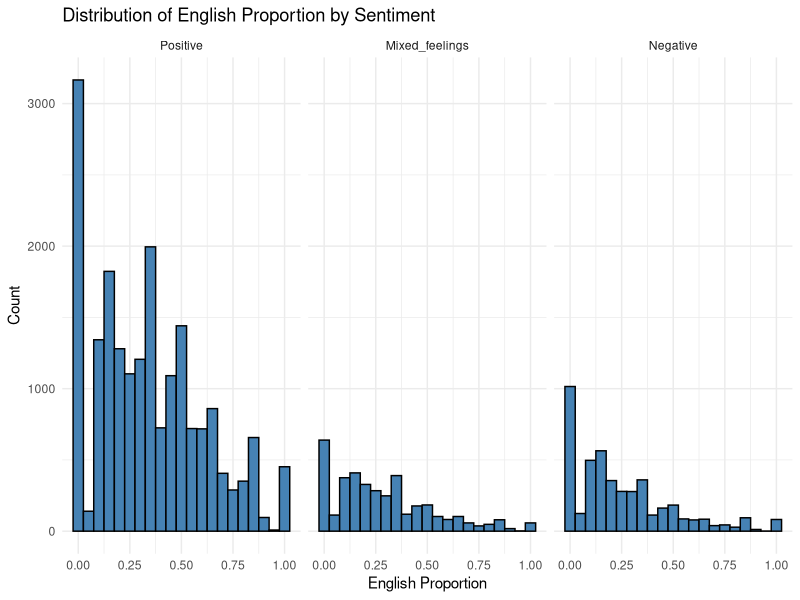
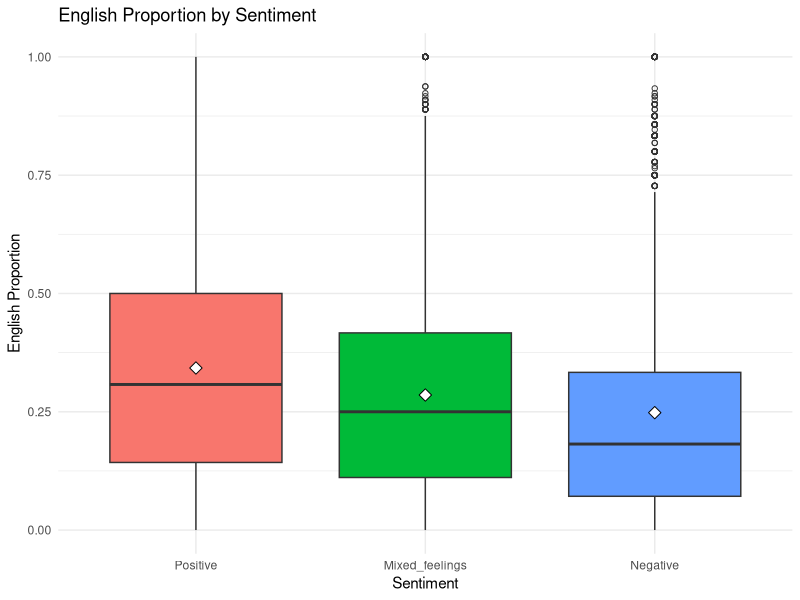
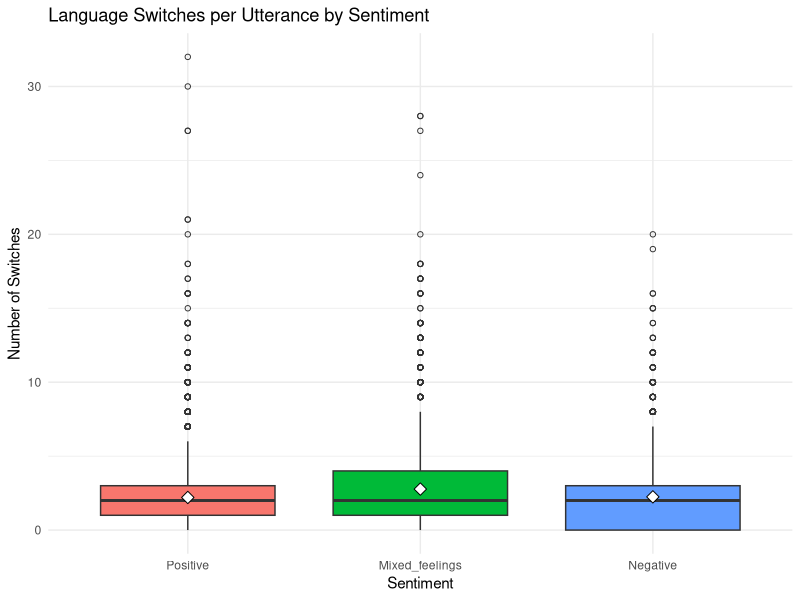
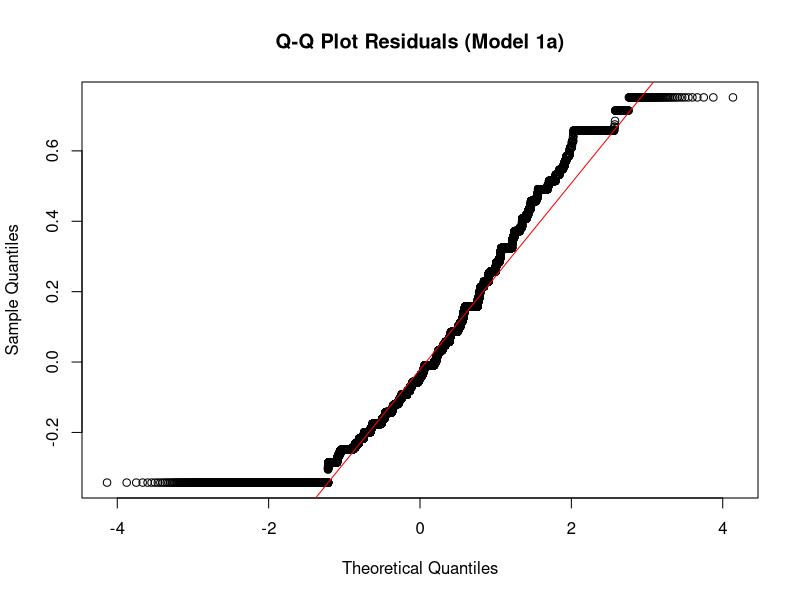
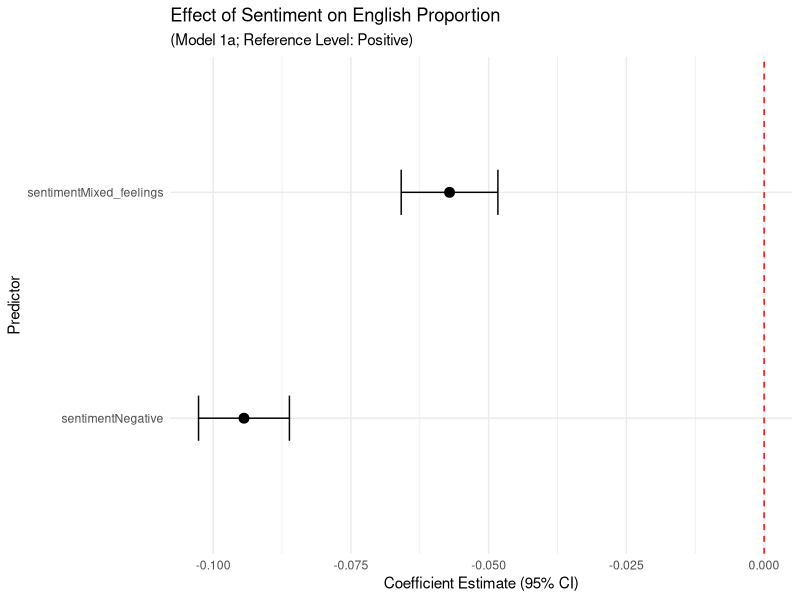
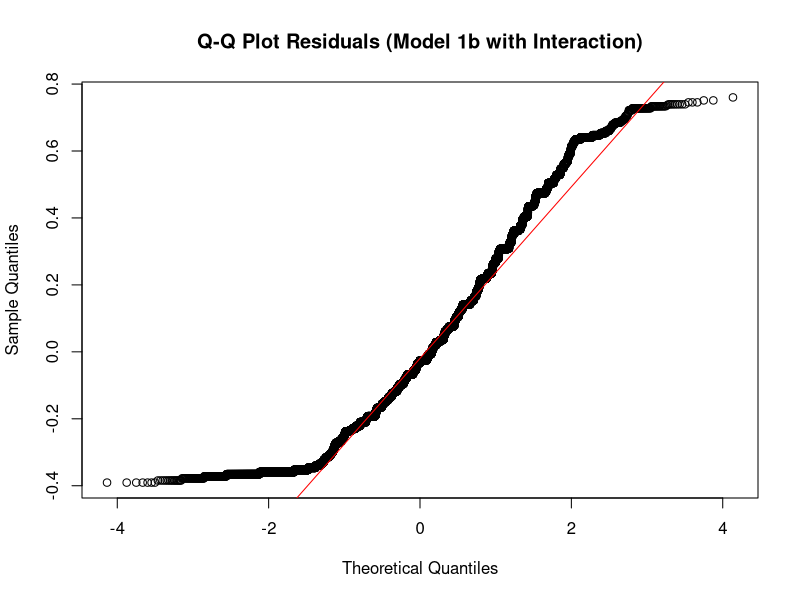
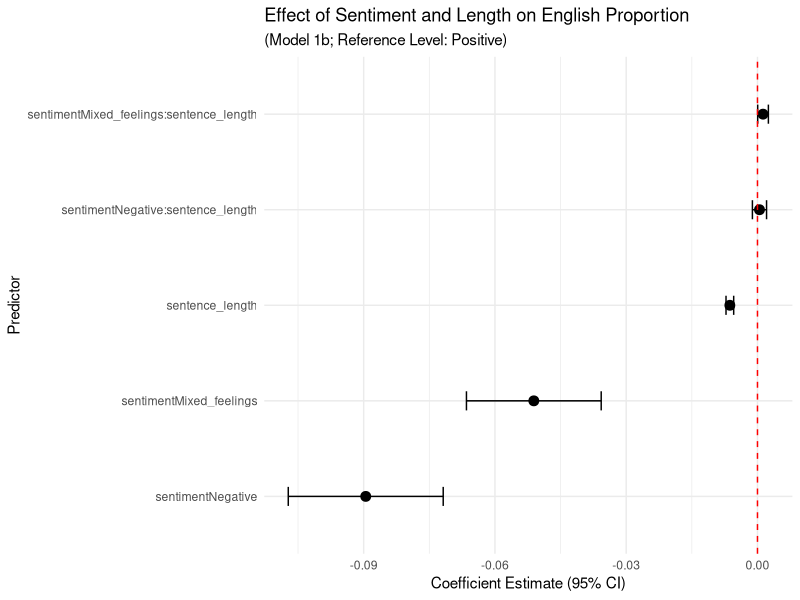
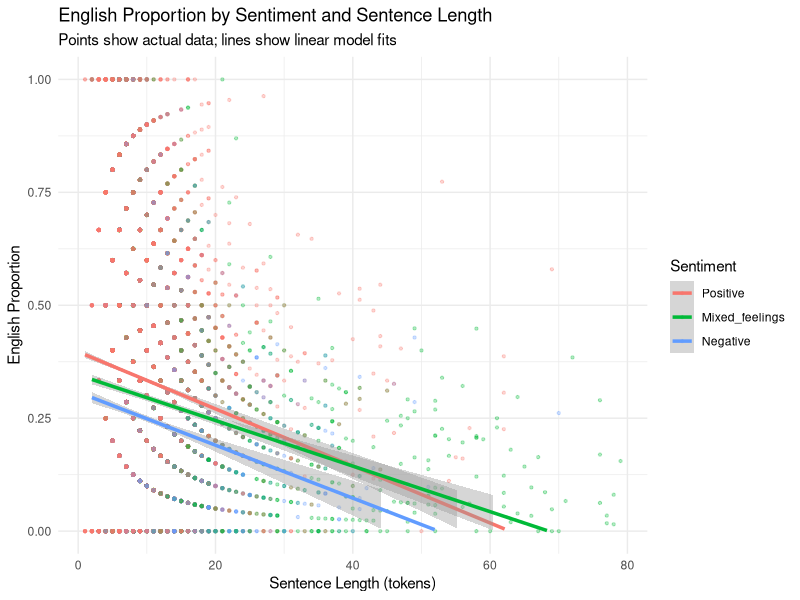

Source code (R) for these figures, in order:
## ---- chunk 1
library(tidyverse)
library(broom)
library(car)

# Import data
cs_data <- read.csv("entacs_data_complete.csv", stringsAsFactors = FALSE)

# Convert sentiment to factor with Positive as reference level
cs_data$sentiment <- factor(cs_data$sentiment, 
                            levels = c("Positive", "Mixed_feelings", "Negative", "unknown"))

# Check structure
summary(cs_data)
## ---- chunk 2
# Sentiment distribution
table(cs_data$sentiment)

# Overall proportions
cat("Overall NA proportion:", mean(cs_data$na_proportion), "\n")
cat("Overall English proportion:", mean(cs_data$en_proportion), "\n")
cat("Overall Tamil proportion:", mean(cs_data$ta_proportion), "\n")
cat("Overall switches per sentence:", mean(cs_data$num_switches), "\n")
## ---- chunk 3
# Create filtered dataset for main analysis
cs_main <- cs_data %>%
  filter(sentiment %in% c("Positive", "Mixed_feelings", "Negative"))

# Re-level factor to drop unused level
cs_main$sentiment <- droplevels(cs_main$sentiment)

# Summary of filtered data
cat("Sentences in main analysis:", nrow(cs_main), "\n")
table(cs_main$sentiment)
## ---- chunk 4
ggplot(cs_main, aes(x = en_proportion)) +
  geom_histogram(binwidth = 0.05, fill = "steelblue", color = "black") +
  facet_wrap(~sentiment) +
  labs(title = "Distribution of English Proportion by Sentiment",
       x = "English Proportion", y = "Count") +
  theme_minimal()
## ---- chunk 5
ggplot(cs_main, aes(x = sentiment, y = en_proportion, fill = sentiment)) +
  geom_boxplot(outlier.shape = 1) +
  stat_summary(fun = mean, geom = "point", shape = 23, size = 3, fill = "white") +
  ylim(0, 1) +  # Show full scale from 0 to 1
  labs(title = "English Proportion by Sentiment",
       x = "Sentiment", y = "English Proportion") +
  theme_minimal() +
  theme(legend.position = "none")

# Summary statistics
cs_main %>%
  group_by(sentiment) %>%
  summarise(
    n = n(),
    mean_en = mean(en_proportion),
    sd_en = sd(en_proportion),
    median_en = median(en_proportion)
  )
## ---- chunk 6
ggplot(cs_main, aes(x = sentiment, y = num_switches, fill = sentiment)) +
  geom_boxplot(outlier.shape = 1) +
  stat_summary(fun = mean, geom = "point", shape = 23, size = 3, fill = "white") +
  coord_cartesian(ylim = c(0, max(cs_main$num_switches))) +  # Show all data including outliers
  labs(title = "Language Switches per Utterance by Sentiment",
       x = "Sentiment", y = "Number of Switches") +
  theme_minimal() +
  theme(legend.position = "none")

# Summary statistics
cs_main %>%
  group_by(sentiment) %>%
  summarise(
    n = n(),
    mean_switches = mean(num_switches),
    sd_switches = sd(num_switches),
    median_switches = median(num_switches)
  )
## ---- chunk 7
# Model 1a: English proportion predicted by sentiment
model1a <- lm(en_proportion ~ sentiment, data = cs_main)
summary(model1a)
## ---- chunk 8
# Q-Q plot to check normality of residuals
qqnorm(resid(model1a), main = "Q-Q Plot Residuals (Model 1a)")
qqline(resid(model1a), col = "red")
## ---- chunk 9
# Extract coefficients
model1a_coefs <- tidy(model1a, conf.int = TRUE) %>%
  filter(term != "(Intercept)") %>%
  arrange(estimate) %>%
  mutate(term = factor(term, levels = term))

# Dot-and-whiskers plot
ggplot(model1a_coefs, aes(x = term, y = estimate)) +
  geom_point(size = 3) +
  geom_errorbar(aes(ymin = conf.low, ymax = conf.high), width = 0.2) +
  geom_hline(yintercept = 0, linetype = "dashed", color = "red") +
  coord_flip() +
  labs(title = "Effect of Sentiment on English Proportion",
       subtitle = "(Model 1a; Reference Level: Positive)",
       x = "Predictor", y = "Coefficient Estimate (95% CI)") +
  theme_minimal()
## ---- chunk 10
# Model fit
cat("R-squared:", summary(model1a)$r.squared, "\n")
cat("Adjusted R-squared:", summary(model1a)$adj.r.squared, "\n\n")
## ---- chunk 11
# Model 1b: English proportion predicted by sentiment, sentence length, and their interaction
model1b <- lm(en_proportion ~ sentiment * sentence_length, data = cs_main)
summary(model1b)
## ---- chunk 12
# Q-Q plot for model with interaction
qqnorm(resid(model1b), main = "Q-Q Plot Residuals (Model 1b with Interaction)")
qqline(resid(model1b), col = "red")
## ---- chunk 13
# Extract coefficients from interaction model
model1b_coefs <- tidy(model1b, conf.int = TRUE) %>%
  filter(term != "(Intercept)") %>%
  arrange(estimate) %>%
  mutate(term = factor(term, levels = term))

# Dot-and-whiskers plot
ggplot(model1b_coefs, aes(x = term, y = estimate)) +
  geom_point(size = 3) +
  geom_errorbar(aes(ymin = conf.low, ymax = conf.high), width = 0.2) +
  geom_hline(yintercept = 0, linetype = "dashed", color = "red") +
  coord_flip() +
  labs(title = "Effect of Sentiment and Length on English Proportion",
       subtitle = "(Model 1b; Reference Level: Positive)",
       x = "Predictor", y = "Coefficient Estimate (95% CI)") +
  theme_minimal()
## ---- chunk 14
# Compare models with ANOVA
anova(model1a, model1b)

# Compare R-squared values
cat("Model 1a R-squared:", summary(model1a)$r.squared, "\n")
cat("Model 1b (with interaction) R-squared:", summary(model1b)$r.squared, "\n")
## ---- chunk 15
# Plot actual data points with fitted regression lines
ggplot(cs_main, aes(x = sentence_length, y = en_proportion, color = sentiment)) +
  geom_point(alpha = 0.3, size = 0.8) +  # Actual data points
  geom_smooth(method = "lm", se = TRUE, linewidth = 1.2) +  # Fitted lines with confidence bands
  ylim(0, 1) +
  labs(title = "English Proportion by Sentiment and Sentence Length",
       subtitle = "Points show actual data; lines show linear model fits",
       x = "Sentence Length (tokens)", 
       y = "English Proportion",
       color = "Sentiment") +
  theme_minimal()
## ---- chunk 16
# Model 2a: Number of language switches per utterance predicted by sentiment
model2a <- lm(num_switches ~ sentiment, data = cs_main)
summary(model2a)
## ---- chunk 17
# Q-Q plot to check normality of residuals
qqnorm(resid(model2a), main = "Q-Q Plot Residuals (Model 2a)")
qqline(resid(model2a), col = "red")
## ---- chunk 18
# Extract coefficients
model2a_coefs <- tidy(model2a, conf.int = TRUE) %>%
  filter(term != "(Intercept)") %>%
  arrange(estimate) %>%
  mutate(term = factor(term, levels = term))

# Dot-and-whiskers plot
ggplot(model2a_coefs, aes(x = term, y = estimate)) +
  geom_point(size = 3) +
  geom_errorbar(aes(ymin = conf.low, ymax = conf.high), width = 0.2) +
  geom_hline(yintercept = 0, linetype = "dashed", color = "red") +
  coord_flip() +
  labs(title = "Effect of Sentiment on Language Switches",
       subtitle = "(Model 2a; Reference: Positive sentiment)",
       x = "Predictor", y = "Coefficient Estimate (95% CI)") +
  theme_minimal()
## ---- chunk 19
# Model fit
cat("R-squared:", summary(model2a)$r.squared, "\n")
cat("Adjusted R-squared:", summary(model2a)$adj.r.squared, "\n\n")
## ---- chunk 20
# Model 2b: Switches predicted by sentiment, sentence length, and their interaction
model2b <- lm(num_switches ~ sentiment * sentence_length, data = cs_main)
summary(model2b)
## ---- chunk 21
# Q-Q plot for model with interaction term
qqnorm(resid(model2b), main = "Q-Q Plot Residuals (Model 2b with Interaction)")
qqline(resid(model2b), col = "red")
## ---- chunk 22
# Extract coefficients
model2b_coefs <- tidy(model2b, conf.int = TRUE) %>%
  filter(term != "(Intercept)") %>%
  arrange(estimate) %>%
  mutate(term = factor(term, levels = term))

# Dot-and-whiskers plot
ggplot(model2b_coefs, aes(x = term, y = estimate)) +
  geom_point(size = 3) +
  geom_errorbar(aes(ymin = conf.low, ymax = conf.high), width = 0.2) +
  geom_hline(yintercept = 0, linetype = "dashed", color = "red") +
  coord_flip() +
  labs(title = "Effect of Sentiment and Length on Language Switches",
       subtitle = "(Model 2b; Reference Level: Positive)",
       x = "Predictor", y = "Coefficient Estimate (95% CI)") +
  theme_minimal()
## ---- chunk 23
# Compare models with ANOVA
anova(model2a, model2b)

# Compare R-squared values
cat("Model 2a R-squared:", summary(model2a)$r.squared, "\n")
cat("Model 2b (with interaction) R-squared:", summary(model2b)$r.squared, "\n")
## ---- chunk 24
# Plot actual data points with fitted regression lines
ggplot(cs_main, aes(x = sentence_length, y = num_switches, color = sentiment)) +
  geom_point(alpha = 0.3, size = 0.8) +  # Actual data points
  geom_smooth(method = "lm", se = TRUE, linewidth = 1.2) +  # Fitted lines with confidence bands
  labs(title = "Language Switches by Sentiment and Sentence Length",
       subtitle = "Points show actual data; lines show linear model fits",
       x = "Sentence Length (tokens)", 
       y = "Number of Language Switches",
       color = "Sentiment") +
  theme_minimal()
